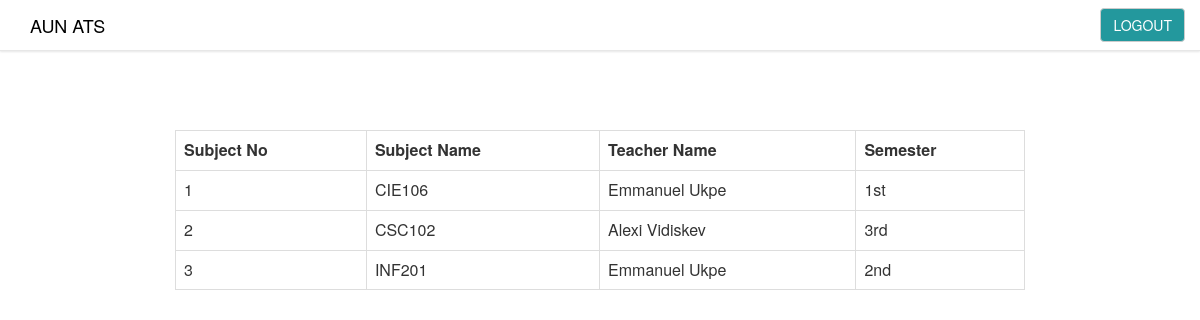
The page /subject.php on the database its author committed.
### tables this page shows
CREATE TABLE `subject_table` (
  `subject_no` int(8) NOT NULL,
  `subject_name` varchar(20) NOT NULL,
  `teacher_name` varchar(25) NOT NULL,
  `semester` varchar(4) NOT NULL
);

### subject.php (the view, shortened to what this page needs)
<html>
        <link href="bootstrap.css" rel='stylesheet' type='text/css'>
        <link href="style.css"  rel='stylesheet' type='text/css'>
    <body>
    <div class="container">
        <nav class="navbar navbar-default navbar-fixed-top topnav" role="navigation" style="background-color: white; box-shadow: 0 1px 2px rgba(0,0,0,0.1);">
            <div class="container topnav">
                <div class="navbar-header">
                    <a class="navbar-brand topnav" href="home.php" style="color: black;">AUN ATS</a>
                </div>
                <div class="collapse navbar-collapse" id="bs-example-navbar-collapse-1">
                    <ul class="nav navbar-nav navbar-right">
                        <li style="margin-top: -1px;">
                            <button class="btn btn-default" style="margin-top: 9px; background-color: #23989d;"><a href="logout.php" style="color: white;">LOGOUT</a></button>
                        </li>
                    </ul>
                </div>
            </div>
        </nav>
        <?php
            $link = mysqli_connect("localhost", "root", "", "sdp");
            $sql = "SELECT * FROM subject_table";
            if($result = mysqli_query($link, $sql)){
                if(mysqli_num_rows($result) > 0){
                    echo "<table class='table table-bordered table-responsive' style='margin: 0 auto; margin-top: 130px; width: 850px;'>";
                        echo "<tr>";
                            echo "<th>Subject No</th>";
                            echo "<th>Subject Name</th>";
                            echo "<th>Teacher Name</th>";
                            echo "<th>Semester</th>";
                        echo "</tr>";
                    while($row = mysqli_fetch_array($result)){
                        echo "<tr>";
                            echo "<td>" . $row['subject_no'] . "</td>";
                            echo "<td>" . $row['subject_name'] . "</td>";
                            echo "<td>" . $row['teacher_name'] . "</td>";
                            echo "<td>" . $row['semester'] . "</td>";
                        echo "</tr>";
                    }
                    echo "</table>";
                } else{
                    echo "No records matching your query were found.";
                }
            } else{
                echo "ERROR: Could not able to execute $sql. " . mysqli_error($link);
            }
        ?>
    </div>
    </body>
</html>

### rows shown on the page
subject_table: subject_no "1", subject_name "CIE106", teacher_name "Emmanuel Ukpe", semester "1st"
subject_table: subject_no "2", subject_name "CSC102", teacher_name "Alexi Vidiskev", semester "3rd"
subject_table: subject_no "3", subject_name "INF201", teacher_name "Emmanuel Ukpe", semester "2nd"
